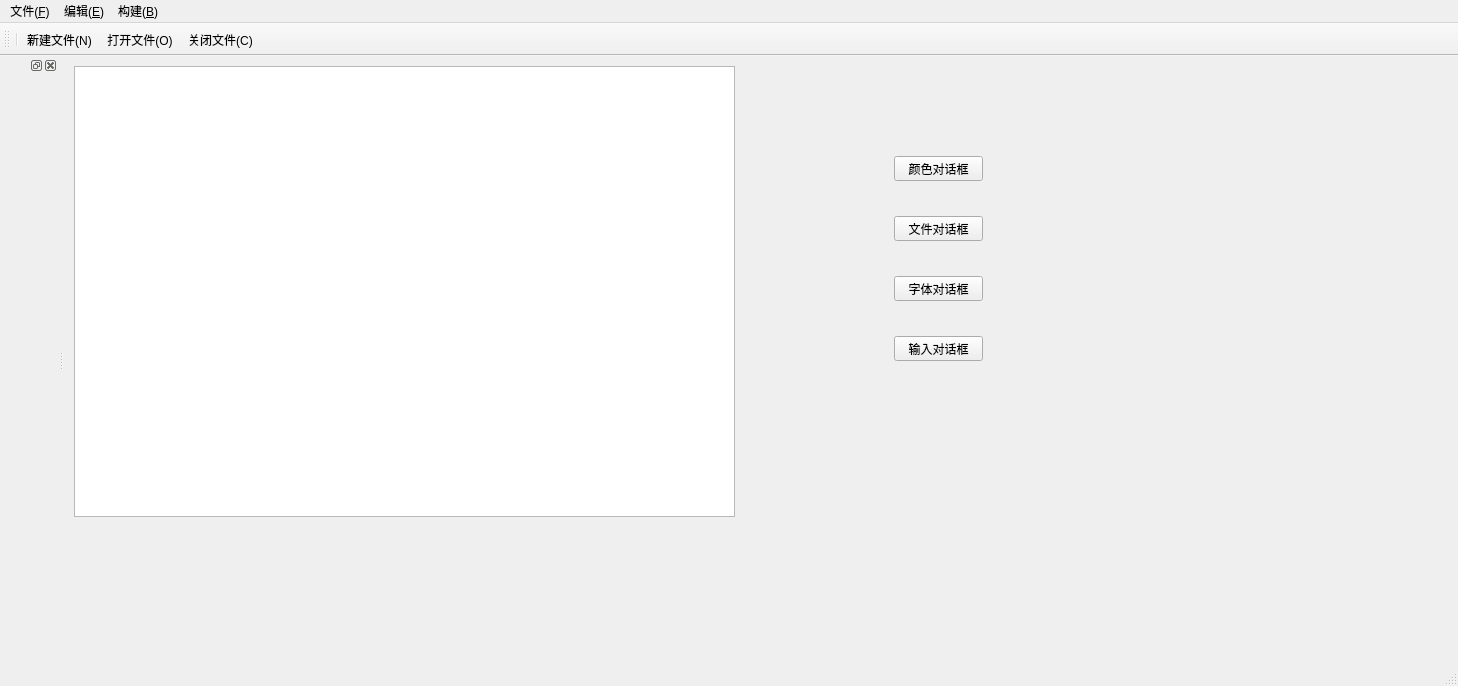
<?xml version="1.0" encoding="UTF-8"?>
<ui version="4.0">
 <class>MainWindow</class>
 <widget class="QMainWindow" name="MainWindow">
  <property name="geometry">
   <rect>
    <x>0</x>
    <y>0</y>
    <width>1458</width>
    <height>686</height>
   </rect>
  </property>
  <property name="windowTitle">
   <string>MainWindow</string>
  </property>
  <widget class="QWidget" name="centralwidget">
   <widget class="QTextEdit" name="textEdit">
    <property name="geometry">
     <rect>
      <x>10</x>
      <y>10</y>
      <width>661</width>
      <height>451</height>
     </rect>
    </property>
   </widget>
   <widget class="QPushButton" name="pushButton">
    <property name="geometry">
     <rect>
      <x>830</x>
      <y>100</y>
      <width>89</width>
      <height>25</height>
     </rect>
    </property>
    <property name="text">
     <string>颜色对话框</string>
    </property>
   </widget>
   <widget class="QPushButton" name="pushButton_2">
    <property name="geometry">
     <rect>
      <x>830</x>
      <y>160</y>
      <width>89</width>
      <height>25</height>
     </rect>
    </property>
    <property name="text">
     <string>文件对话框</string>
    </property>
   </widget>
   <widget class="QPushButton" name="pushButton_3">
    <property name="geometry">
     <rect>
      <x>830</x>
      <y>220</y>
      <width>89</width>
      <height>25</height>
     </rect>
    </property>
    <property name="text">
     <string>字体对话框</string>
    </property>
   </widget>
   <widget class="QPushButton" name="pushButton_4">
    <property name="geometry">
     <rect>
      <x>830</x>
      <y>280</y>
      <width>89</width>
      <height>25</height>
     </rect>
    </property>
    <property name="text">
     <string>输入对话框</string>
    </property>
   </widget>
  </widget>
  <widget class="QMenuBar" name="menubar">
   <property name="geometry">
    <rect>
     <x>0</x>
     <y>0</y>
     <width>1458</width>
     <height>28</height>
    </rect>
   </property>
   <widget class="QMenu" name="menu_F">
    <property name="title">
     <string>文件(&amp;F)</string>
    </property>
    <addaction name="action_N"/>
    <addaction name="action_O"/>
    <addaction name="separator"/>
    <addaction name="action_C"/>
   </widget>
   <widget class="QMenu" name="menu_E">
    <property name="title">
     <string>编辑(&amp;E)</string>
    </property>
   </widget>
   <widget class="QMenu" name="menu_B">
    <property name="title">
     <string>构建(&amp;B)</string>
    </property>
   </widget>
   <addaction name="menu_F"/>
   <addaction name="menu_E"/>
   <addaction name="menu_B"/>
  </widget>
  <widget class="QStatusBar" name="statusbar"/>
  <widget class="QToolBar" name="toolBar">
   <property name="windowTitle">
    <string>toolBar</string>
   </property>
   <attribute name="toolBarArea">
    <enum>TopToolBarArea</enum>
   </attribute>
   <attribute name="toolBarBreak">
    <bool>false</bool>
   </attribute>
   <addaction name="separator"/>
   <addaction name="action_N"/>
   <addaction name="action_O"/>
   <addaction name="action_C"/>
  </widget>
  <widget class="QDockWidget" name="dockWidget_2">
   <attribute name="dockWidgetArea">
    <number>1</number>
   </attribute>
   <widget class="QWidget" name="dockWidgetContents_2"/>
  </widget>
  <action name="action_N">
   <property name="text">
    <string>新建文件(&amp;N)</string>
   </property>
  </action>
  <action name="action_O">
   <property name="text">
    <string>打开文件(&amp;O)</string>
   </property>
  </action>
  <action name="action_C">
   <property name="text">
    <string>关闭文件(&amp;C)</string>
   </property>
  </action>
 </widget>
 <resources/>
 <connections/>
</ui>
